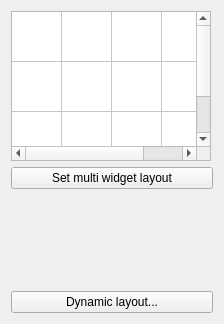
<?xml version="1.0" encoding="UTF-8"?>
<ui version="4.0">
 <class>QmitkMultiWidgetLayoutSelectionWidget</class>
 <widget class="QWidget" name="QmitkMultiWidgetLayoutSelectionWidget">
  <property name="geometry">
   <rect>
    <x>0</x>
    <y>0</y>
    <width>224</width>
    <height>324</height>
   </rect>
  </property>
  <layout class="QVBoxLayout" name="verticalLayout">
   <item>
    <widget class="QTableWidget" name="tableWidget">
     <property name="sizePolicy">
      <sizepolicy hsizetype="Fixed" vsizetype="Fixed">
       <horstretch>0</horstretch>
       <verstretch>0</verstretch>
      </sizepolicy>
     </property>
     <property name="minimumSize">
      <size>
       <width>200</width>
       <height>150</height>
      </size>
     </property>
     <property name="maximumSize">
      <size>
       <width>200</width>
       <height>150</height>
      </size>
     </property>
     <property name="editTriggers">
      <set>QAbstractItemView::NoEditTriggers</set>
     </property>
     <property name="showDropIndicator" stdset="0">
      <bool>false</bool>
     </property>
     <property name="dragDropOverwriteMode">
      <bool>false</bool>
     </property>
     <property name="rowCount">
      <number>3</number>
     </property>
     <property name="columnCount">
      <number>4</number>
     </property>
     <attribute name="horizontalHeaderVisible">
      <bool>false</bool>
     </attribute>
     <attribute name="horizontalHeaderMinimumSectionSize">
      <number>50</number>
     </attribute>
     <attribute name="horizontalHeaderDefaultSectionSize">
      <number>50</number>
     </attribute>
     <attribute name="verticalHeaderVisible">
      <bool>false</bool>
     </attribute>
     <attribute name="verticalHeaderMinimumSectionSize">
      <number>50</number>
     </attribute>
     <attribute name="verticalHeaderDefaultSectionSize">
      <number>50</number>
     </attribute>
     <row/>
     <row/>
     <row/>
     <column/>
     <column/>
     <column/>
     <column/>
    </widget>
   </item>
   <item>
    <widget class="QPushButton" name="setLayoutPushButton">
     <property name="text">
      <string>Set multi widget layout</string>
     </property>
    </widget>
   </item>
   <item>
    <spacer name="verticalSpacer">
     <property name="orientation">
      <enum>Qt::Vertical</enum>
     </property>
     <property name="sizeHint" stdset="0">
      <size>
       <width>20</width>
       <height>10</height>
      </size>
     </property>
    </spacer>
   </item>
   <item>
    <widget class="QPushButton" name="dynamicLayoutButton">
     <property name="toolTip">
      <string>Build a layout from the selected data: its windows, their synchronization and the data each one shows</string>
     </property>
     <property name="text">
      <string>Dynamic layout...</string>
     </property>
    </widget>
   </item>
  </layout>
 </widget>
 <layoutdefault spacing="6" margin="11"/>
 <resources/>
 <connections/>
</ui>
